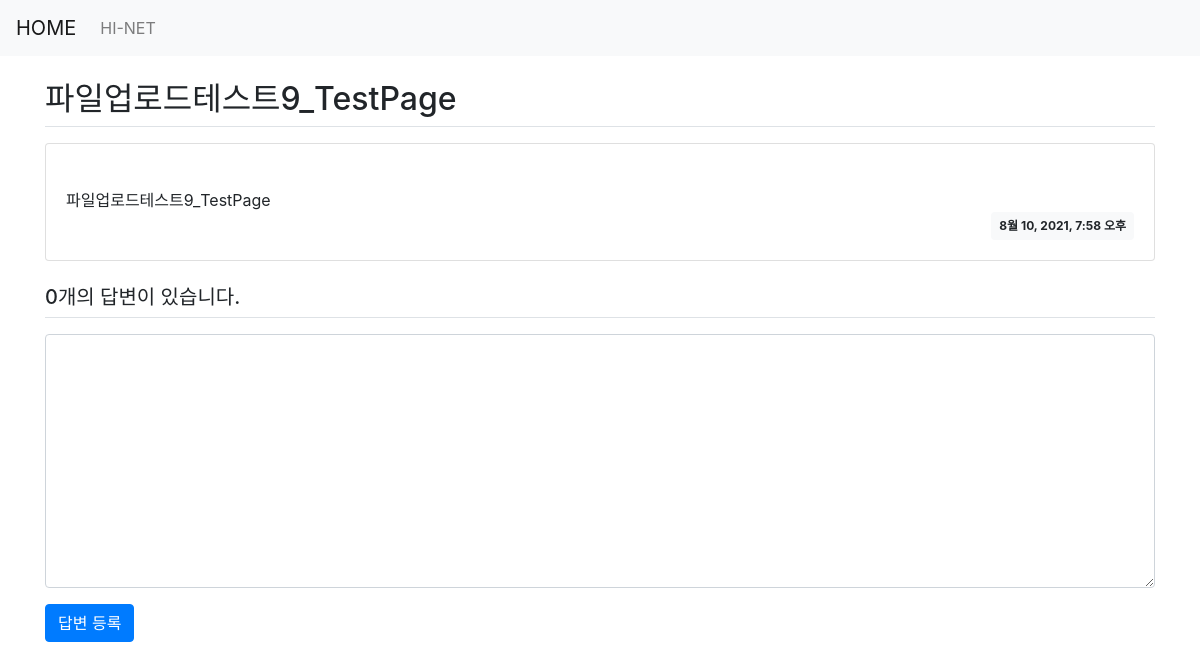
The app's page /pybo/question/322/, older data.
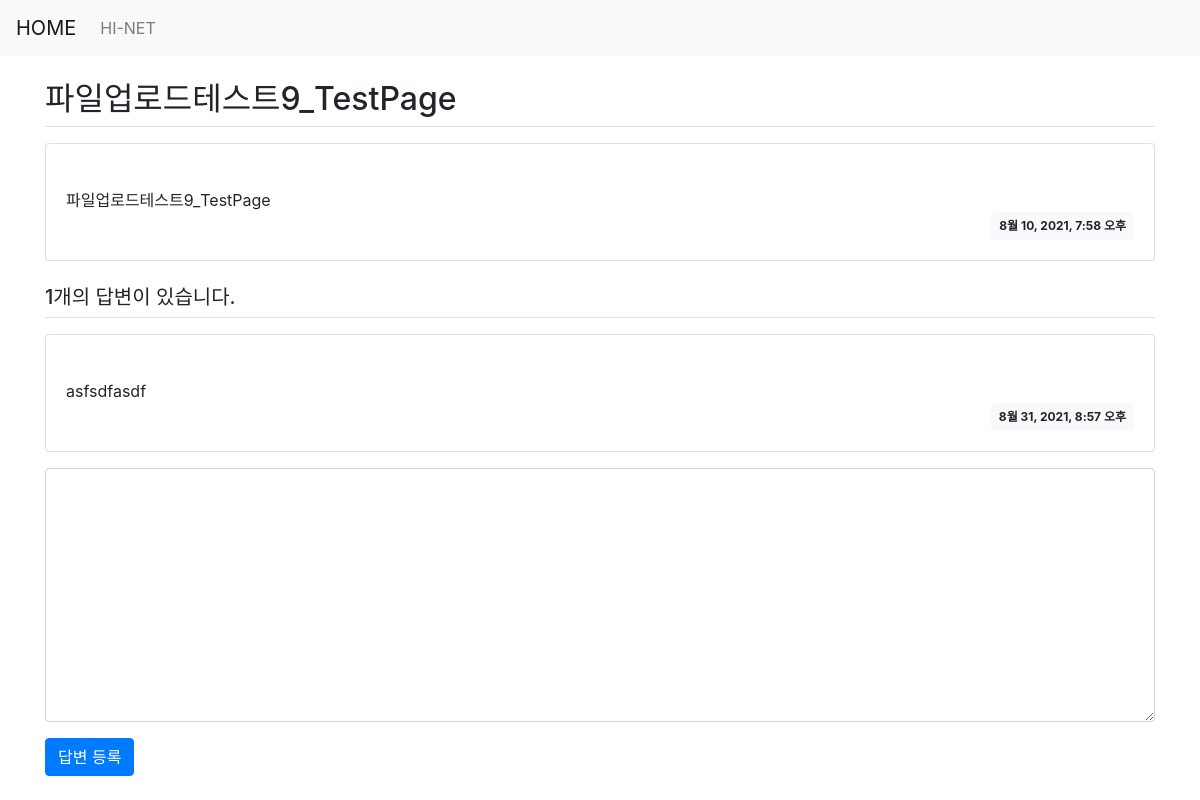
The same page, newer data.
### pybo/models.py (models this page shows, shortened)
class Question(models.Model):
    subject = models.CharField(max_length=200)
    content = models.TextField()
    imgfile = models.ImageField(null=True, upload_to="", blank=True)  # Need to do "pip3 install image" in cmd, upload_to 는 저장될경로로 ""는 media 폴더를 의미
    create_date = models.DateTimeField()

class Answer(models.Model):
    question = models.ForeignKey(Question, on_delete=models.CASCADE)
    content = models.TextField()
    create_date = models.DateTimeField()

### pybo/views.py (the view)
# urls.py: path('question/<int:question_id>/', views.detail, name='detail'),
def detail(request, question_id):
    question = get_object_or_404(Question, pk=question_id) #id에 해당하는 Quesiton 객체를 get
    context = {'question': question} #위에서 get한 question 객체를 text 화
    return render(request, 'pybo/question_detail.html', context)

### templates/pybo/question_detail.html (shortened to what this page needs)
{% extends 'base.html' %}
{% block content %}
<div class="container my-3">
    <h2 class="border-bottom py-2">{{ question.subject }}</h2>
    <div class="card my-3">
        <div class="card-body">
            <div class="card-text" style="white-space: pre-line;">
                {{ question.content }}
            </div>
            <div class="d-flex justify-content-end">
                <div class="badge badge-light p-2">
                    {{ question.create_date }}
                </div>
            </div>
        </div>
    </div>
    <h5 class="border-bottom my-3 py-2">
        {{question.answer_set.count}}개의 답변이 있습니다.
    </h5>
    {% for answer in question.answer_set.all %}
    <div class="card my-3">
        <div class="card-body">
            <div class="card-text" style="white-space: pre-line;">
                {{ answer.content }}
            </div>
            <div class="d-flex justify-content-end">
                <div class="badge badge-light p-2">
                    {{ answer.create_date }}
                </div>
            </div>
        </div>
    </div>
    {% endfor %}
    <form action="{% url 'pybo:answer_create' question.id %}" method="post" class="my-3">
        <div class="form-group">
            <textarea name="content" id="content" class="form-control" rows="10"></textarea>
        </div>
        <input type="submit" value="답변 등록" class="btn btn-primary">
    </form>
</div>
{% endblock %}

Row changes from the older to the newer data that the page shows:
computed for Question "파일업로드테스트9_TestPage": answer_set.count "0" → "1"
added Answer: content "asfsdfasdf", create_date "8월 31, 2021, 8:57 오후"
